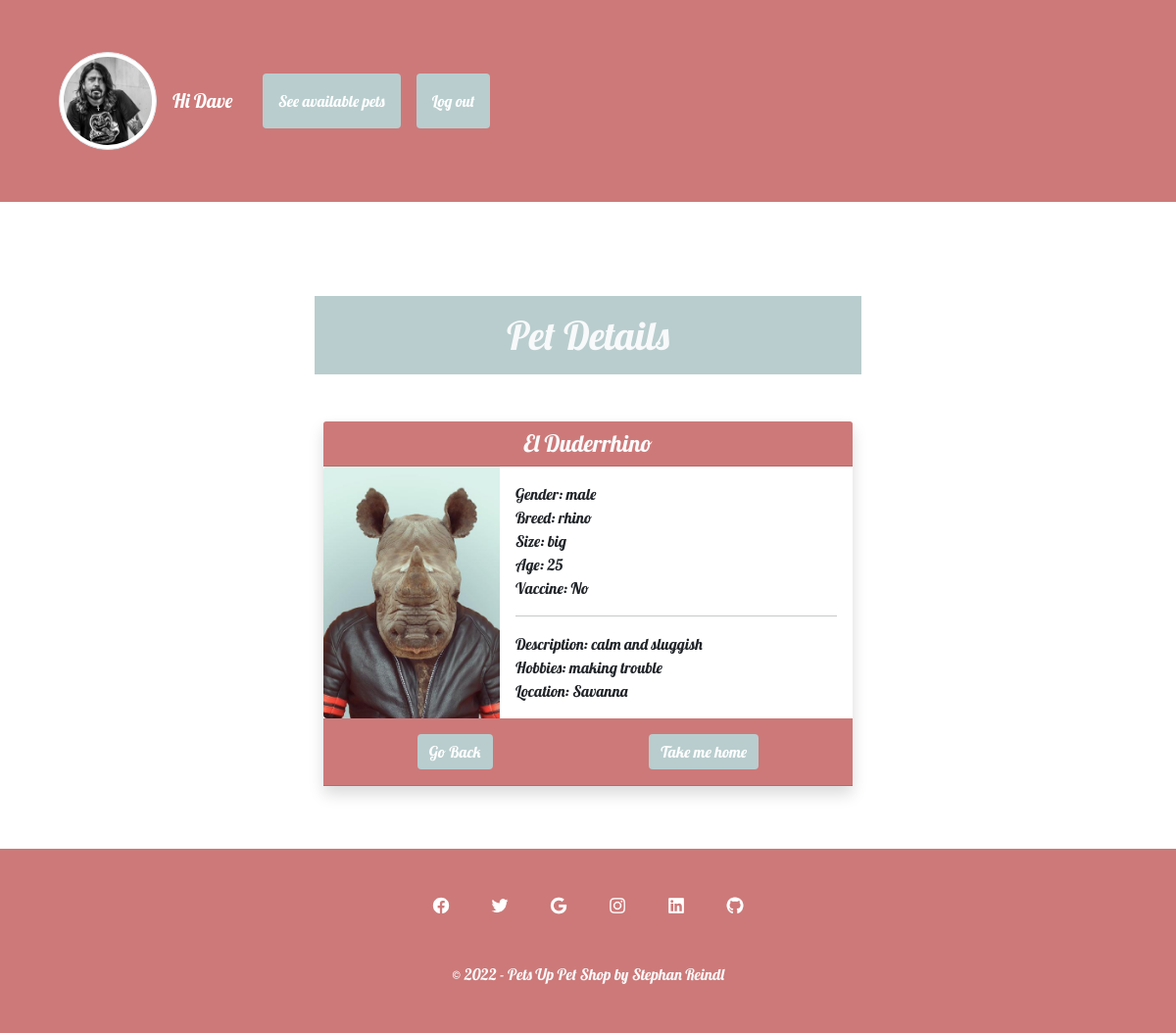
Page /crud/details.php?id=4 (signed in) on the committed database.
### tables this page shows
CREATE TABLE `users` (
  `id` int(11) NOT NULL,
  `fname` varchar(80) NOT NULL,
  `lname` varchar(80) NOT NULL,
  `email` varchar(80) NOT NULL,
  `phone` varchar(80) NOT NULL,
  `address` varchar(150) NOT NULL,
  `picture` varchar(256) NOT NULL,
  `password` varchar(256) NOT NULL,
  `status` varchar(5) NOT NULL DEFAULT 'user'
);

CREATE TABLE `animals` (
  `id` int(11) NOT NULL,
  `name` varchar(80) NOT NULL,
  `gender` varchar(6) NOT NULL,
  `breed` varchar(80) NOT NULL,
  `size` varchar(15) NOT NULL,
  `age` tinyint(3) NOT NULL,
  `vaccine` varchar(3) NOT NULL,
  `description` varchar(100) NOT NULL,
  `hobbies` varchar(100) NOT NULL,
  `location` varchar(100) NOT NULL,
  `picture` varchar(256) NOT NULL,
  `status` varchar(90) NOT NULL
);

### crud/details.php (the view, shortened to what this page needs)
<?php
require_once 'components/db_connect.php';
$res = mysqli_query($connect, "SELECT * FROM users WHERE id=" . $_SESSION['user']);
$row = mysqli_fetch_array($res, MYSQLI_ASSOC);
if(isset($_GET["id"]) && !empty($_GET["id"])) {
$sql ="SELECT * FROM animals WHERE id = $_GET[id]";
$result = mysqli_query($connect, $sql);
$row_details = mysqli_fetch_assoc($result);
?>
<!DOCTYPE html>
<html lang="en">
<head>
    <?php require_once 'components/bootstrap.php' ?>
  <link rel="stylesheet" href="../css/style.css">
</head>
<body>
<nav class="navbar navbar-admin p-5 navbar-expand-lg navbar-dark bg-light mb-5">
        <div class="container-fluid">
            <a class="navbar-brand d-flex align-items-center" href="home.php">
            <img class="userImage img-thumbnail rounded-circle" src="../img/<?php echo $row['picture']; ?>" alt="<?php echo $row['fname']; ?>" width="100" height="100" class="d-inline-block align-text-top">
            <div class="text-white ms-3">Hi <?php echo $row['fname']; ?></div></a>
            <div class="collapse navbar-collapse" id="navbarNavAltMarkup">
            <div class="navbar-nav ms-5">
                <a class="nav-link ms-3" href="pets_available.php"><button class="btn btn-success p-3">See available pets</button></a>
                <a class="nav-link" href="logout.php?logout"><button class="btn btn-outline-danger p-3">Log out</button></a>
            </div>
            </div>
        </div>
    </nav>
    <div class="container">
        <div class="d-flex flex-column align-items-center justify-content-center h1-container">
            <h1 class="p-3 text-light text-center mt-5 mb-5 pets-headline">Pet Details</h1>
         </div>
    <div class="row justify-content-center m-auto mb-5">
         <div class="card border-0 shadow p-0 mb-3" style="max-width: 540px;">
         <div class="card-header text-center text-light h4"><?= $row_details["name"]?></div>
            <div class="row g-0">
            <div class="col-md-4">
            <img src="../img/<?=$row_details["picture"]?>" class="img-fluid rounded-start" alt="..." style="object-fit:cover; object-position:center; height: 100%;">
        </div>
        <div class="col-md-8">
            <div class="card-body">
                <p class="card-text m-0">Gender: <?= $row_details["gender"]?></p>
                <p class="card-text m-0">Breed: <?= $row_details["breed"]?></p>
                <p class="card-text m-0">Size: <?= $row_details["size"]?></p>
                <p class="card-text m-0">Age: <?= $row_details["age"]?></p>
                <p class="card-text m-0">Vaccine: <?= $row_details["vaccine"]?></p>
                <hr>
                <p class="card-text m-0">Description: <?= $row_details["description"]?></p>
                <p class="card-text m-0">Hobbies: <?= $row_details["hobbies"]?></p>
                <p class="card-text m-0">Location: <?= $row_details["location"]?></p>
        </div>
        </div>
        <div class="card-header d-flex justify-content-around p-3">
                <a href="pets_available.php?>"><button class="btn">Go Back</button></a>
                <a href="animals/actions/a_adopt.php?id=<?=$row["id"]?>"><button class="btn">Take me home</button></a>
        </div>
    </div>
  </div>
</div>
</div>
<?php require_once "components/footer.php" ?>
</body>
</html>
<?php } else {
    header("Location: ../home.php");
}
?>

### css/style.css (style rules this page uses)
* { padding: 0; margin: 0; }
body { font-family: "Lobster", cursive; }
.navbar { background: #cd7979 !important; font-size: 1.5vw !important; }
.navbar .navbar-brand { width: 9vw; }
.btn { background: #b9cdce !important; color: white; border-style: none; }
.card-header { background: #cd7979 !important; }
h1 { background: #b9cdce; width: 50%; }
@media screen and (max-width: 1200px) { .navbar-brand { width: 10vw !important; } }

### rows in the picture
users: picture (picture), fname "Dave"
animals: name "El Duderrhino", picture (picture), gender "male", breed "rhino", size "big", age "25", vaccine "No", description "calm and sluggish", hobbies "making trouble", location "Savanna"
